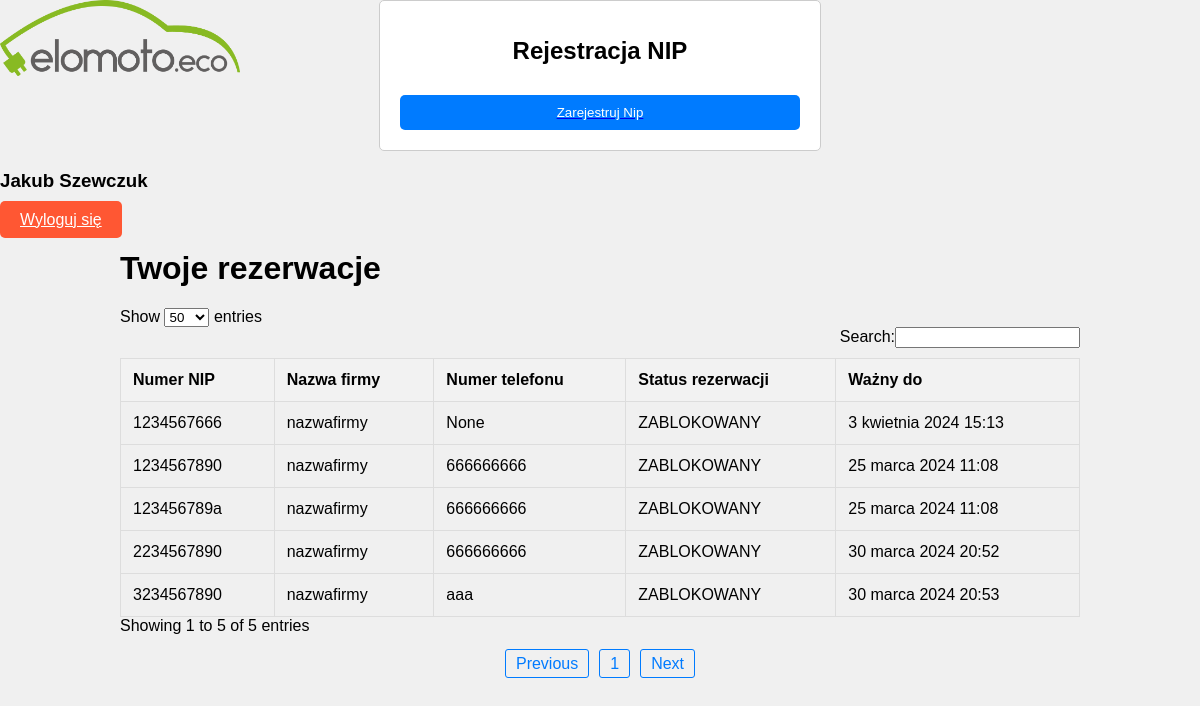
The page /user_nip_list/ (signed in) on the database its author committed.
### rezerwacja_nip_app/models.py (models this page shows, shortened)
class NIPRecord(models.Model):
    nip = models.IntegerField(
        validators=[
            MinValueValidator(1000000000, message="NIP must be a 10-digit number."),
            MaxValueValidator(9999999999, message="NIP must be a 10-digit number.")
        ],
        unique=True
    )
    nazwa = models.CharField(max_length=255)
    email_uzytkownika = models.EmailField(default="")
    numer_telefonu_klienta = models.CharField(max_length=9, blank=True, null=True)
    data_poczatkowa = models.DateTimeField(default=timezone.now)
    data_koncowa = models.DateTimeField()
    STATUS_CHOICES = (
        ('WOLNY', 'Wolny do rezerwacji'),
        ('ZABLOKOWANY', 'Zablokowany'),
        ('WYGASLO', 'Rezerwacja wygasła'),
    )
    status = models.CharField(max_length=11, choices=STATUS_CHOICES)

### rezerwacja_nip_app/views.py (the view)
# urls.py: path('user_nip_list/', views.user_nip_list, name='user_nip_list'),
@login_required
def user_nip_list(request):
    user_nips = NIPRecord.objects.filter(email_uzytkownika=request.user.email)
    return render(request, 'user_nip_list.html', {'user_nips': user_nips})

### templates/user_nip_list.html (shortened to what this page needs)
{%  load static %}
<!doctype html>
<html lang=pl>
<head>
</head>
<body>
{% block content %}
<header>
    <div id="logo">
        {% load static %}
        <img src="{% static 'elomoto.eco-logo-final.png' %}" alt="Company Log" id="img">
    </div>
    <div class="registration-form-container" id="rejestracja">
        <h1 class="registration-header">Rejestracja NIP</h1>
        <div class="registration-form">
        <a href="{% url 'register_nip' %}" class="registration-form"><button class="registration-button">Zarejestruj Nip</button></a>
        </div>
    </div>
    {% if user.is_authenticated %}
        <div>
            <h3> {{ user.first_name }} {{ user.last_name }}</h3>
        </div>
        <a href="{% url 'logout' %}" class="logout-button">Wyloguj się</a>
    {% endif %}
</header>
    <div id="lista">
        <h1>Twoje rezerwacje</h1>
        <div class="dataTableWrapper">
            <table id="nipTable">
                <thead>
                    <tr>
                        <th>Numer NIP</th>
                        <th>Nazwa firmy</th>
                        <th>Numer telefonu</th>
                        <th>Status rezerwacji</th>
                        <th>Ważny do</th>
                    </tr>
                </thead>
                <tbody>
                    {% for nip in user_nips %}
                    <tr>
                        <td>{{ nip.nip }}</td>
                        <td>{{ nip.nazwa }}</td>
                        <td>{{ nip.numer_telefonu_klienta }}</td>
                        <td>{{ nip.status }}</td>
                        <td>{{ nip.data_koncowa }}</td>
                    </tr>
                    {% endfor %}
                </tbody>
            </table>
        </div>
    </div>
    {% endblock %}
</body>
</html>

### templates/user_nip_list.html (style rules this page uses)
body { background-color: #f0f0f0; font-family: Arial, sans-serif; margin: 0; padding: 0; }
.registration-form-container { max-width: 400px; margin: 0 auto; padding: 20px; border: 1px solid #ccc; border-radius: 5px; background-color: #fff; }
.registration-header { font-size: 24px; text-align: center; margin-bottom: 20px; }
.registration-form { display: flex; flex-direction: column; }
.registration-button { background-color: #007bff; color: #fff; border: none; padding: 10px 20px; margin-top: 10px; cursor: pointer; border-radius: 5px; }
.logout-button { background-color: #FF5733; color: #fff; border: none; padding: 10px 20px; margin-top: 10px; cursor: pointer; border-radius: 5px; }
#logo { height:20%; width:20%; float:left; }
#img { width:100%; }
#rejestracja { width:80%; }
#lista { width: 80%; margin: 20px auto; }
#lista table { width: 100%; border-collapse: collapse; margin-top: 20px; }
#lista th, #lista td { border: 1px solid #ddd; padding: 12px; text-align: left; }
#lista th { background-color: #f2f2f2; }
a { width:100%; }

### rows shown on the page
NIPRecord: nip "1234567890", nazwa "nazwafirmy", numer_telefonu_klienta "666666666", status "ZABLOKOWANY", data_koncowa "25 marca 2024 11:08"
NIPRecord: nip "123456789a", nazwa "nazwafirmy", numer_telefonu_klienta "666666666", status "ZABLOKOWANY", data_koncowa "25 marca 2024 11:08"
NIPRecord: nip "2234567890", nazwa "nazwafirmy", numer_telefonu_klienta "666666666", status "ZABLOKOWANY", data_koncowa "30 marca 2024 20:52"
NIPRecord: nip "3234567890", nazwa "nazwafirmy", numer_telefonu_klienta "aaa", status "ZABLOKOWANY", data_koncowa "30 marca 2024 20:53"
NIPRecord: nip "1234567666", nazwa "nazwafirmy", numer_telefonu_klienta "None", status "ZABLOKOWANY", data_koncowa "3 kwietnia 2024 15:13"

### other values the page prints
{{ user.first_name }} "Jakub"
{{ user.last_name }} "Szewczuk"
